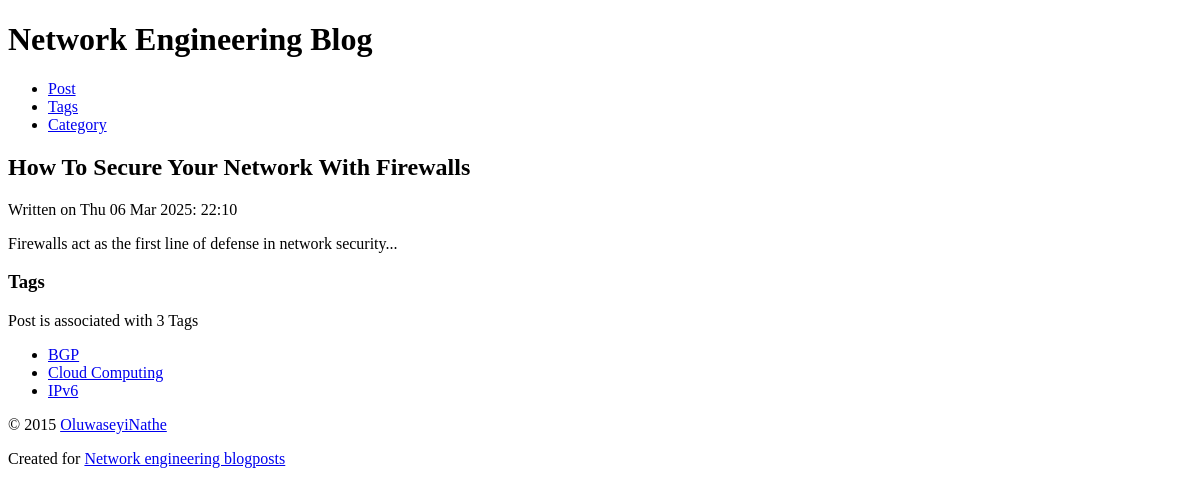
Page /blog/post/2025/3/how-to-secure-your-network-with-firewalls/ on the earlier database version.
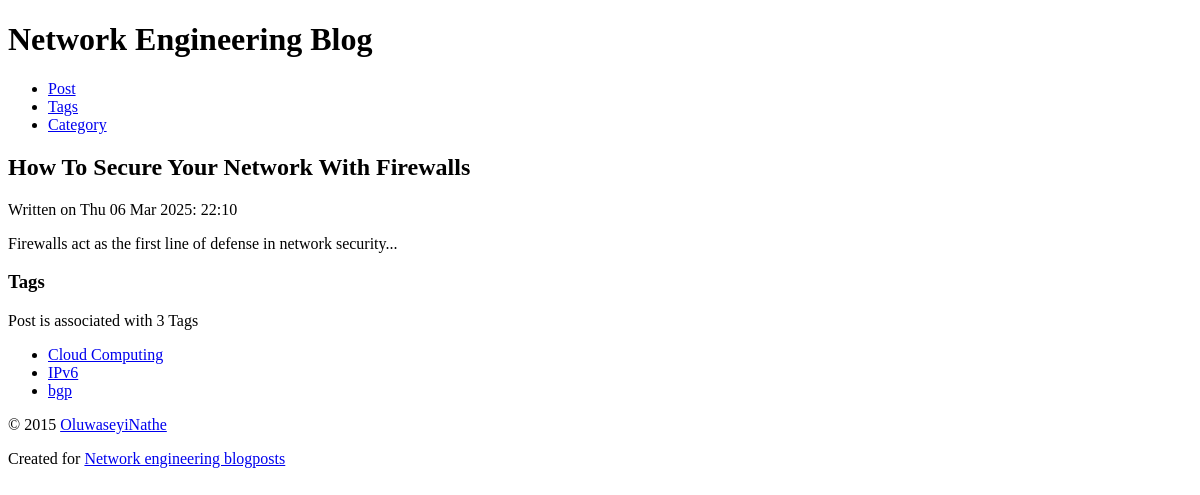
Same page on the later database version.
### blog/models.py (models this page shows, shortened)
class Tag(models.Model):
    name = models.CharField(max_length=50, unique=True)
    slug = models.SlugField(unique=True)
    class Meta:
        ordering = ['name']
    def get_absolute_url(self):
        return reverse('blog:blog_tag_detail', kwargs={'slug': self.slug})

### blog/views.py (the view)
# urls.py: path("post/<int:year>/<int:month>/<slug:slug>/", PostDetail.as_view(), name="blog_post_detail"),
class PostDetail(View):
    template_name = 'blog/post_detail.html'
    def get(self, request, year, month, slug):
        post = get_object_or_404(Post, published_at__year=year, published_at__month=month, slug=slug)
        context = {'post': post}
        return render(request, self.template_name, context )

### blog/templates/blog/post_detail.html (shortened to what this page needs)
{% extends parent_template|default:"blog/base_blog.html" %}
{% block content %}
<article>
    <header>
        <h2>{{ post.title|title }}</h2>
        <p>
            Written on
            <time datetime="{{ post.published_at|date:"Y-m-d H:i:s" }}">
                {{ post.published_at|date:"D d M Y: H:i" }}
              </time>
        </p>
    </header>
    {{ post.content|linebreaks }}
    {% if post.tags.all %}
    <section>
        <h3>Tag{{ post.tags.count|pluralize }} </h3>
        <p>
            Post is associated with {{ post.tags.count }}
            Tag{{ post.tags.count|pluralize }}
        </p>
        <ul>
            {% for tag in post.tags.all %}
            <li><a href="{{ tag.get_absolute_url }}">{{ tag.name }}</a></li>
            {% endfor %}
        </ul>
    </section>
    {% endif %}
</article>
{% endblock %}

Differences in the rows shown:
changed Tag: name "BGP" → "bgp"; moves down the list
